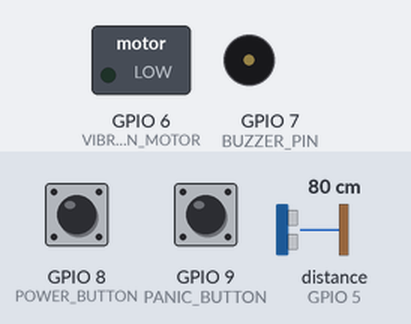
Recording of a sketch running on a simulated ESP32. Parts: switched loads named in the sketch (green lamp = pin HIGH), buzzer (waves = sounding). The test bench sets the inputs (shaded band); at power-on: GPIO 8 (POWER_BUTTON) HIGH, GPIO 9 (PANIC_BUTTON) HIGH, distance to the obstacle (sensor on GPIO 5) 80 cm. The echo pulse lasts 58.3 µs per cm; WiFi joins after 1.5 s; servers stay silent unless stated; uploads are accepted with an empty reply; storage starts empty; pins used as bus, display or sensor lines are not drawn; what the sketch prints to the serial monitor is not drawn.

Above: at 3.2 s.
3.3 s: GPIO 8 (POWER_BUTTON) pulled LOW for 0.15 s
At 3.92 s:
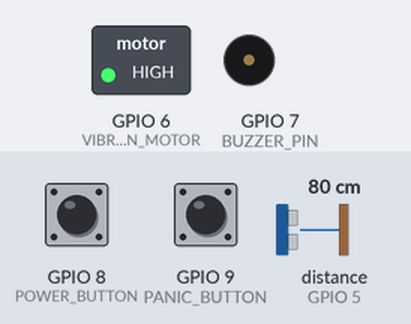
6.4 s: GPIO 9 (PANIC_BUTTON) pulled LOW for 0.15 s
9.5 s: distance to the obstacle (sensor on GPIO 5) set to 96 cm
12.5 s: distance to the obstacle (sensor on GPIO 5) set to 106 cm
At 13.4 s:
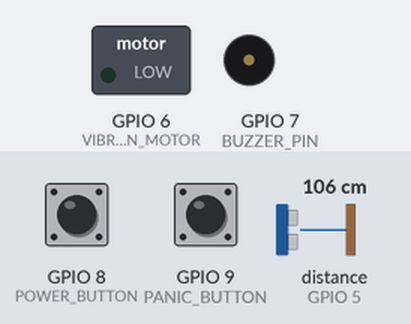
14.0 s: GPIO 8 (POWER_BUTTON) pulled LOW for 1 s
At 15.1 s:
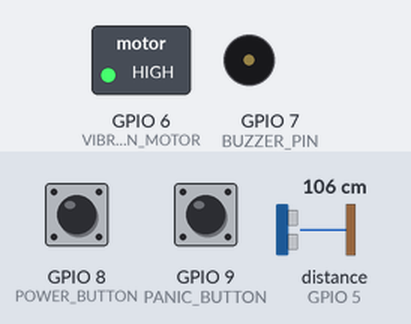
16.5 s: GPIO 8 (POWER_BUTTON) pulled LOW for 3.2 s
At 21.1 s:
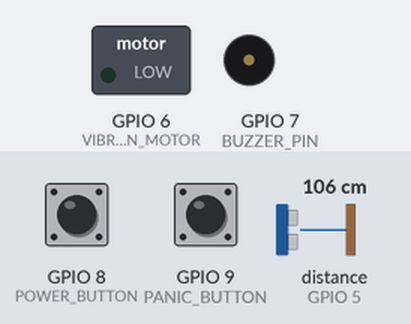
Timing chart, 0 to 22.2 s (numbered marks = the images above; inputs shaded):
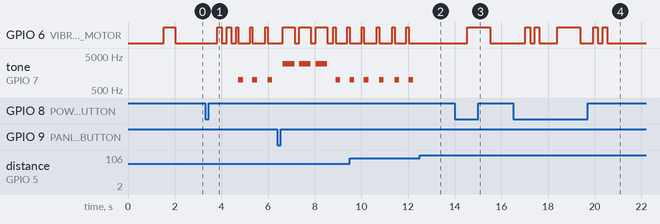

The sketch:

arduino.ino
```cpp
#include <WiFi.h>
#include <HTTPClient.h>
#include <ArduinoJson.h>
#include <SoftwareSerial.h>
#include <SD.h>
#include <SPI.h>

// WiFi credentials
const char* ssid = "admin";
const char* password = "admin123";

// API endpoints
const char* baseURL = "https://example.com";
const char* userID = "USER_001"; // Change this to actual user ID
String dataEndpoint = String(baseURL) + "/" + userID + "/data/";
String sosEndpoint = String(baseURL) + "/" + userID + "/SOS";

// Pin definitions for Arduino MEGA
// ESP32 Communication
#define ESP32_RX 2
#define ESP32_TX 3

// Sensors and actuators on MEGA
#define TRIG_PIN 4
#define ECHO_PIN 5
#define VIBRATION_MOTOR 6
#define BUZZER_PIN 7
#define POWER_BUTTON 8
#define PANIC_BUTTON 9
#define SD_CS_PIN 10

// ESP32 Pin definitions (when programming ESP32 separately)
// Camera pins (ESP32-CAM)
#define CAM_POWER 32
#define MIC_PIN 33
#define GPS_RX 16
#define GPS_TX 17

// Software Serial for communication
SoftwareSerial esp32Serial(ESP32_RX, ESP32_TX);
SoftwareSerial gpsSerial(GPS_RX, GPS_TX);

// Global variables
bool systemEnabled = false;
bool panicPressed = false;
unsigned long lastDataSend = 0;
unsigned long lastSensorRead = 0;
const unsigned long DATA_SEND_INTERVAL = 30000; // Send data every 30 seconds
const unsigned long SENSOR_READ_INTERVAL = 200; // Read sensor every 200ms

// Distance thresholds (in cm)
const int CRITICAL_DISTANCE = 30;  // Immediate danger
const int WARNING_DISTANCE = 60;   // Warning zone
const int SAFE_DISTANCE = 100;     // Safe zone

// GPS data structure
struct GPSData {
  float latitude;
  float longitude;
  bool valid;
};

// Function prototypes
void setupWiFi();
void setupPins();
void setupSD();
void handleUltrasonicSensor();
void handlePanicButton();
void sendDataToServer();
void sendSOSSignal();
void alertUser(int distance);
void captureAndSendData();
GPSData readGPS();
String captureImage();
String recordAudio();

void setup() {
  Serial.begin(115200);
  esp32Serial.begin(115200);
  gpsSerial.begin(9600);

  Serial.println("SENSE Stick Initializing...");

  setupPins();
  setupSD();
  setupWiFi();

  Serial.println("SENSE Stick Ready!");

  // Initial vibration to indicate system ready
  digitalWrite(VIBRATION_MOTOR, HIGH);
  delay(500);
  digitalWrite(VIBRATION_MOTOR, LOW);
}

void loop() {
  // Check power button
  if (digitalRead(POWER_BUTTON) == LOW) {
    systemEnabled = !systemEnabled;
    delay(500); // Debounce

    if (systemEnabled) {
      Serial.println("System ENABLED");
      // Two short vibrations for enabled
      for (int i = 0; i < 2; i++) {
        digitalWrite(VIBRATION_MOTOR, HIGH);
        delay(200);
        digitalWrite(VIBRATION_MOTOR, LOW);
        delay(200);
      }
    } else {
      Serial.println("System DISABLED");
      // One long vibration for disabled
      digitalWrite(VIBRATION_MOTOR, HIGH);
      delay(1000);
      digitalWrite(VIBRATION_MOTOR, LOW);
    }
  }

  if (systemEnabled) {
    // Handle ultrasonic sensor for obstacle detection
    if (millis() - lastSensorRead > SENSOR_READ_INTERVAL) {
      handleUltrasonicSensor();
      lastSensorRead = millis();
    }

    // Handle panic button
    handlePanicButton();

    // Send data periodically
    if (millis() - lastDataSend > DATA_SEND_INTERVAL) {
      sendDataToServer();
      lastDataSend = millis();
    }
  }

  delay(50); // Small delay to prevent overwhelming the system
}

void setupPins() {
  pinMode(TRIG_PIN, OUTPUT);
  pinMode(ECHO_PIN, INPUT);
  pinMode(VIBRATION_MOTOR, OUTPUT);
  pinMode(BUZZER_PIN, OUTPUT);
  pinMode(POWER_BUTTON, INPUT_PULLUP);
  pinMode(PANIC_BUTTON, INPUT_PULLUP);
  pinMode(CAM_POWER, OUTPUT);

  digitalWrite(VIBRATION_MOTOR, LOW);
  digitalWrite(CAM_POWER, HIGH); // Power on camera
}

void setupSD() {
  if (!SD.begin(SD_CS_PIN)) {
    Serial.println("SD Card initialization failed!");
    return;
  }
  Serial.println("SD Card initialized successfully");
}

void setupWiFi() {
  WiFi.begin(ssid, password);
  Serial.print("Connecting to WiFi");

  int attempts = 0;
  while (WiFi.status() != WL_CONNECTED && attempts < 20) {
    delay(500);
    Serial.print(".");
    attempts++;
  }

  if (WiFi.status() == WL_CONNECTED) {
    Serial.println();
    Serial.println("WiFi connected!");
    Serial.print("IP address: ");
    Serial.println(WiFi.localIP());
  } else {
    Serial.println();
    Serial.println("WiFi connection failed!");
  }
}

void handleUltrasonicSensor() {
  // Trigger ultrasonic sensor
  digitalWrite(TRIG_PIN, LOW);
  delayMicroseconds(2);
  digitalWrite(TRIG_PIN, HIGH);
  delayMicroseconds(10);
  digitalWrite(TRIG_PIN, LOW);

  // Read echo
  long duration = pulseIn(ECHO_PIN, HIGH);
  int distance = duration * 0.034 / 2; // Convert to cm

  if (distance > 0 && distance < 300) { // Valid reading
    alertUser(distance);
  }
}

void alertUser(int distance) {
  if (distance <= CRITICAL_DISTANCE) {
    // Critical alert - continuous vibration and rapid beeping
    digitalWrite(VIBRATION_MOTOR, HIGH);
    for (int i = 0; i < 5; i++) {
      tone(BUZZER_PIN, 2000, 100);
      delay(100);
      noTone(BUZZER_PIN);
      delay(50);
    }
    digitalWrite(VIBRATION_MOTOR, LOW);
  }
  else if (distance <= WARNING_DISTANCE) {
    // Warning alert - intermittent vibration and slower beeping
    digitalWrite(VIBRATION_MOTOR, HIGH);
    delay(200);
    digitalWrite(VIBRATION_MOTOR, LOW);
    tone(BUZZER_PIN, 1500, 300);
    delay(500);
    noTone(BUZZER_PIN);
  }
  else if (distance <= SAFE_DISTANCE) {
    // Gentle alert - short vibration and low tone
    digitalWrite(VIBRATION_MOTOR, HIGH);
    delay(100);
    digitalWrite(VIBRATION_MOTOR, LOW);
    tone(BUZZER_PIN, 1000, 200);
    delay(300);
    noTone(BUZZER_PIN);
  }
}

void handlePanicButton() {
  if (digitalRead(PANIC_BUTTON) == LOW) {
    if (!panicPressed) {
      panicPressed = true;
      Serial.println("PANIC BUTTON PRESSED!");
      sendSOSSignal();

      // Panic feedback - alternating vibration and sound
      for (int i = 0; i < 3; i++) {
        digitalWrite(VIBRATION_MOTOR, HIGH);
        tone(BUZZER_PIN, 3000, 500);
        delay(500);
        digitalWrite(VIBRATION_MOTOR, LOW);
        noTone(BUZZER_PIN);
        delay(200);
      }
    }
  } else {
    panicPressed = false;
  }
}

void sendDataToServer() {
  if (WiFi.status() != WL_CONNECTED) {
    Serial.println("WiFi not connected. Reconnecting...");
    setupWiFi();
    return;
  }

  Serial.println("Sending data to server...");

  // Get GPS data
  GPSData gpsData = readGPS();

  // Capture image and audio
  String imageData = captureImage();
  String audioData = recordAudio();

  // Create JSON payload
  StaticJsonDocument<1024> jsonDoc;
  jsonDoc["timestamp"] = millis();
  jsonDoc["user_id"] = userID;

  if (gpsData.valid) {
    jsonDoc["gps"]["latitude"] = gpsData.latitude;
    jsonDoc["gps"]["longitude"] = gpsData.longitude;
  }

  jsonDoc["camera"]["image_data"] = imageData;
  jsonDoc["microphone"]["audio_data"] = audioData;
  jsonDoc["system"]["battery_level"] = 85; // You can add actual battery monitoring
  jsonDoc["system"]["device_status"] = "active";

  String jsonString;
  serializeJson(jsonDoc, jsonString);

  // Send HTTP POST request
  HTTPClient http;
  http.begin(dataEndpoint);
  http.addHeader("Content-Type", "application/json");

  int httpResponseCode = http.POST(jsonString);

  if (httpResponseCode > 0) {
    String response = http.getString();
    Serial.println("Server response: " + response);
  } else {
    Serial.println("Error sending data: " + String(httpResponseCode));
  }

  http.end();
}

void sendSOSSignal() {
  if (WiFi.status() != WL_CONNECTED) {
    Serial.println("WiFi not connected for SOS!");
    return;
  }

  Serial.println("SENDING SOS SIGNAL!");

  // Get current GPS location
  GPSData gpsData = readGPS();

  // Create SOS JSON payload
  StaticJsonDocument<512> sosDoc;
  sosDoc["timestamp"] = millis();
  sosDoc["user_id"] = userID;
  sosDoc["emergency_type"] = "panic_button";
  sosDoc["priority"] = "critical";

  if (gpsData.valid) {
    sosDoc["location"]["latitude"] = gpsData.latitude;
    sosDoc["location"]["longitude"] = gpsData.longitude;
  }

  sosDoc["device_info"]["battery_level"] = 85;
  sosDoc["device_info"]["signal_strength"] = WiFi.RSSI();

  String sosJsonString;
  serializeJson(sosDoc, sosJsonString);

  // Send SOS request
  HTTPClient http;
  http.begin(sosEndpoint);
  http.addHeader("Content-Type", "application/json");

  int httpResponseCode = http.POST(sosJsonString);

  if (httpResponseCode > 0) {
    String response = http.getString();
    Serial.println("SOS sent successfully: " + response);
  } else {
    Serial.println("SOS send failed: " + String(httpResponseCode));
  }

  http.end();
}

GPSData readGPS() {
  GPSData gps;
  gps.valid = false;

  // Read GPS data from NEOM module
  // This is a simplified version - you might need to parse NMEA sentences
  if (gpsSerial.available()) {
    String gpsString = gpsSerial.readString();

    // Parse GPS data (simplified - you should implement proper NMEA parsing)
    if (gpsString.indexOf("$GPGGA") != -1) {
      // Extract latitude and longitude
      // This is a placeholder - implement actual NMEA parsing
      gps.latitude = 40.7128;  // Example coordinates (New York)
      gps.longitude = -74.0060;
      gps.valid = true;
    }
  }

  return gps;
}

String captureImage() {
  // Simplified image capture
  // In reality, you'd need to interface with the camera module
  // This returns a placeholder or base64 encoded image data
  Serial.println("Capturing image...");

  // Placeholder implementation
  // You would implement actual camera capture here
  return "base64_encoded_image_data_placeholder";
}

String recordAudio() {
  // Simplified audio recording
  Serial.println("Recording audio...");

  // Read from microphone (simplified)
  // You would implement actual audio recording here
  int audioSample = analogRead(MIC_PIN);

  return "base64_encoded_audio_data_placeholder";
}

// Additional utility functions for ESP32-specific features
void setupCamera() {
  // Camera initialization code for ESP32-CAM
  // This would include camera configuration
}

void setupMicrophone() {
  // Microphone setup code
  // Configure ADC for audio input
}
```

Measured:
- the behaviour switches between 101 and 102 cm on distance to the obstacle (sensor on GPIO 5) (found by bisection; images 1 and 2)
- after the input at 3.3 s, GPIO 6 (VIBRATION_MOTOR): LOW → HIGH after 0.52 s, → LOW 0.20 s later, → HIGH 0.20 s later, → LOW 0.20 s later, … (10 changes in this stretch); tone on GPIO 7 (BUZZER_PIN): alternates 1000 Hz for 0.20 s and silent for 0.43 s, starting after 1.4 s
- after the input at 12.5 s, GPIO 6 (VIBRATION_MOTOR): stops changing and stays LOW; tone on GPIO 7 (BUZZER_PIN): stops changing and stays silent
- after the input at 14.0 s, GPIO 6 (VIBRATION_MOTOR): LOW → HIGH after 0.53 s, → LOW 1.0 s later
- after the input at 16.5 s, GPIO 6 (VIBRATION_MOTOR): LOW → HIGH after 0.53 s, → LOW 0.20 s later, → HIGH 0.20 s later, → LOW 0.20 s later, … (10 changes in this stretch)
